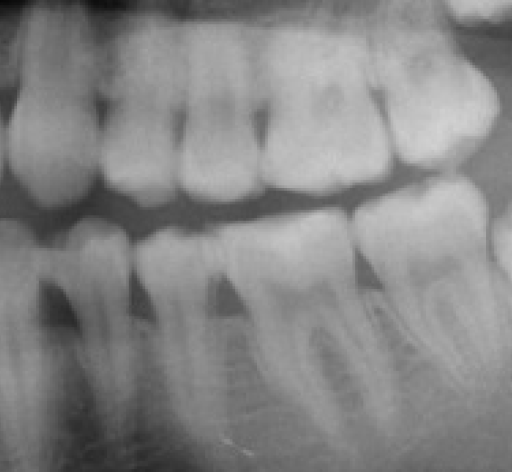
#> input picture dental-detection/teeth_sample.png, 512 x 472 px, found by its file name
$ python main.py
#> lines starting #> are read from the running program, lines starting #| are printed output that depends on the picture
import cv2
import numpy as np
from scipy.signal import find_peaks
from scipy.ndimage import gaussian_filter1d
from scipy.interpolate import UnivariateSpline
import matplotlib.pyplot as plt
from scipy.optimize import fsolve

def get_user_input(prompt):
    while True:
        try:
            value = int(input(prompt))
            if value > 0:
                return value
            else:
                print("Please enter a positive integer.")
        except ValueError:
            print("Invalid input. Please enter a positive integer.")

def enhance_image(image_path):
    image = cv2.imread(image_path, cv2.IMREAD_GRAYSCALE)
    if image is None:
        print(f"Error: Unable to load image from path: {image_path}")
        return None
    clahe = cv2.createCLAHE(clipLimit=2.0, tileGridSize=(8, 8))
    return clahe.apply(image)

def detect_gap_lines(enhanced_image, window_width, step_size):
    num_windows = (enhanced_image.shape[1] - window_width) // step_size + 1
    gap_lines = []

    for i in range(num_windows):
        start_x = i * step_size
        end_x = start_x + window_width
        window = enhanced_image[:, start_x:end_x]

        vertical_profile = np.sum(window, axis=1)
        smoothed_profile = gaussian_filter1d(vertical_profile, sigma=5)

        minima, _ = find_peaks(-smoothed_profile, distance=10)

        if minima.size > 0:
            significant_minima = minima[np.argmin(smoothed_profile[minima])]
            gap_lines.append((start_x + window_width // 2, significant_minima))

    return gap_lines

def plot_gap_lines(enhanced_image, gap_lines):
    plt.figure(figsize=(10, 10))
    plt.imshow(enhanced_image, cmap='gray')
    for x, _ in gap_lines:
        plt.axvline(x=x, color='b', linestyle='--', linewidth=2)

def fit_and_plot_smooth_curve(gap_lines, enhanced_image):
    gap_x, gap_y = zip(*gap_lines)
    spline = UnivariateSpline(gap_x, gap_y, s=1)
    smooth_curve_x = np.arange(0, enhanced_image.shape[1])
    smooth_curve_y = spline(smooth_curve_x)
    plt.plot(smooth_curve_x, smooth_curve_y, 'g-', linewidth=2, label='Smooth Curve')
    plt.title('Gap Valley Detection with Smooth Curve')
    plt.legend()
    return spline

def calculate_window_means(enhanced_image, spline, window_height):
    upper_window_means = []
    lower_window_means = []

    for x in range(enhanced_image.shape[1]):
        y = int(spline(x))

        upper_window_start = max(0, y - window_height // 2)
        upper_window_end = min(enhanced_image.shape[0], y + window_height // 2)
        upper_window = enhanced_image[0:upper_window_start, x]
        upper_window_mean = np.mean(upper_window)
        upper_window_means.append(upper_window_mean)

        lower_window_start = min(enhanced_image.shape[0], y + window_height // 2)
        lower_window_end = enhanced_image.shape[0]
        lower_window = enhanced_image[lower_window_start:lower_window_end, x]
        lower_window_mean = np.mean(lower_window)
        lower_window_means.append(lower_window_mean)

    return upper_window_means, lower_window_means

def detect_and_plot_minima(smoothed_means, num_teeth, color, label):
    minima, _ = find_peaks(-np.array(smoothed_means), distance=10)
    valid_minima = []
    for minimum in minima:
        if minimum > 1 and minimum < len(smoothed_means) - 2:
            if smoothed_means[minimum - 1] > smoothed_means[minimum] < smoothed_means[minimum + 1]:
                if smoothed_means[minimum - 2] > smoothed_means[minimum - 1] and smoothed_means[minimum + 1] < smoothed_means[minimum + 2]:
                    valid_minima.append(minimum)
    if valid_minima:
        sorted_minima = np.array(valid_minima)[np.argsort(np.array(smoothed_means)[valid_minima])]
        lowest_minima = sorted_minima[:num_teeth]
        plt.plot(lowest_minima, np.array(smoothed_means)[lowest_minima], color + 'o', label=label)
    return lowest_minima

def plot_intensity_maps(smoothed_upper_window_means, smoothed_lower_window_means):
    plt.figure(figsize=(10, 5))
    plt.plot(smoothed_upper_window_means, label='Upper Window Mean Intensity', color='r')
    plt.plot(smoothed_lower_window_means, label='Lower Window Mean Intensity', color='b')
    plt.title('Average Intensity Maps for Upper and Lower Windows')
    plt.xlabel('X-axis (Width of Image)')
    plt.ylabel('Average Intensity')
    plt.legend()

def perpendicular_slope(spline, x):
    tangent_slope = spline.derivative()(x)
    if tangent_slope != 0:
        return -1 / tangent_slope
    else:
        return float('inf')

def find_intersection(spline, x, y, perp_slope):
    def f(xi):
        return spline(xi) - (y + perp_slope * (xi - x))
    return f

def plot_minima_and_perpendicular_lines(enhanced_image, spline, lowest_upper_minima, lowest_lower_minima, window_height):
    plt.figure(figsize=(10, 10))
    plt.imshow(enhanced_image, cmap='gray')
    smooth_curve_x = np.arange(0, enhanced_image.shape[1])
    smooth_curve_y = spline(smooth_curve_x)
    plt.plot(smooth_curve_x, smooth_curve_y, 'g-', linewidth=2, label='Smooth Curve')

    for x in lowest_upper_minima:
        y = int(spline(x))
        upper_window_start = max(0, y - window_height // 2)
        upper_window_end = min(enhanced_image.shape[0], y + window_height // 2)
        upper_window = enhanced_image[0:upper_window_start, x]
        upper_window_mean = np.mean(upper_window)
        plt.plot(x, upper_window_mean, 'ro')

        perp_slope = perpendicular_slope(spline, x)
        intersection_x = fsolve(find_intersection(spline, x, upper_window_mean, perp_slope), x)[0]
        intersection_y = spline(intersection_x)
        end_y = 0
        end_x = (end_y - intersection_y) / perp_slope + intersection_x
        plt.plot([intersection_x, end_x], [intersection_y, end_y], 'r-')

    for x in lowest_lower_minima:
        y = int(spline(x))
        lower_window_start = min(enhanced_image.shape[0], y + window_height // 2)
        lower_window_end = enhanced_image.shape[0]
        lower_window = enhanced_image[lower_window_start:lower_window_end, x]
        lower_window_mean = np.mean(lower_window)
        flipped_y = 2 * y - lower_window_mean
        plt.plot(x, flipped_y, 'bo')

        perp_slope = perpendicular_slope(spline, x)
        intersection_x = fsolve(find_intersection(spline, x, flipped_y, perp_slope), x)[0]
        intersection_y = spline(intersection_x)
        end_y = enhanced_image.shape[0]
        end_x = (end_y - intersection_y) / perp_slope + intersection_x
        plt.plot([intersection_x, end_x], [intersection_y, end_y], 'b-')

    plt.title('Enhanced Image with Detected Gaps and Minima Points')
    plt.legend()

def main():
    image_path = '..\\dental-detection\\teeth_sample.png'
    enhanced_image = enhance_image(image_path)
#> in enhance_image, image is the input picture: shape (472, 512); min 6, max 211, mean 133.6
#> in enhance_image, `return clahe.apply(image)`:
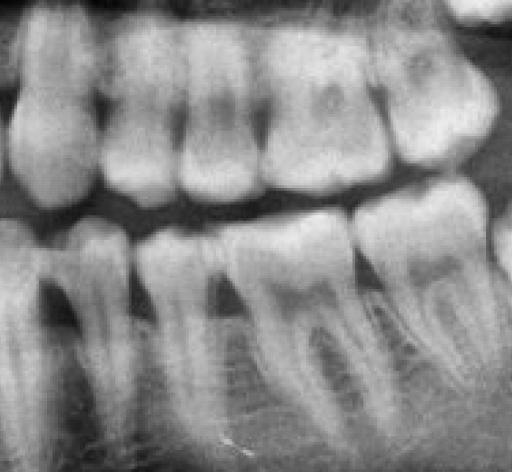
#> returned value: shape (472, 512); min 3, max 238, mean 139.3
    if enhanced_image is None:
        return

    window_width = get_user_input("Enter the width of the sliding window (Gap Valley Detection): ")
#> the loop in get_user_input, `while True:` made 1 pass; the answer given on pass 1: 100
    step_size = window_width // 2
    gap_lines = detect_gap_lines(enhanced_image, window_width, step_size)
#> the loop in detect_gap_lines, `for i in range(num_windows):` made 9 passes
#> (minima, significant_minima) on passes 1 to 9: ([94, 212, 318], 212), ([105, 212, 308], 212), ([113, 214, 305], 214), ([116, 213, 304, 392], 213), ([113, 208, 302], 208), ([110, 201, 297], 201), ([103, 196, 289], 196), ([91, 182, 277], 182), ([30, 171, 268], 171)
#> pass 1, in detect_gap_lines, `window = enhanced_image[:, start_x:end_x]`:
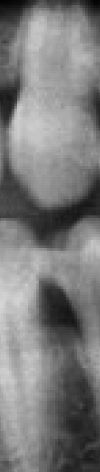
#> window: shape (472, 100); min 3, max 214, mean 123.5
#> pass 2, in detect_gap_lines, `window = enhanced_image[:, start_x:end_x]`:
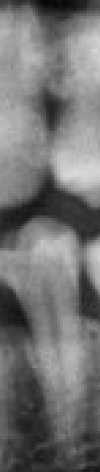
#> window: shape (472, 100); min 5, max 218, mean 114.5
#> pass 3, in detect_gap_lines, `window = enhanced_image[:, start_x:end_x]`:
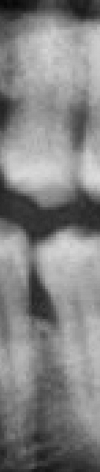
#> window: shape (472, 100); min 6, max 219, mean 130.9
#> after the loop in detect_gap_lines, `for i in range(num_windows):`: gap_lines = [(50, 212), (100, 212), (150, 214), (200, 213), (250, 208), (300, 201), (350, 196), (400, 182), (450, 171)]
    plot_gap_lines(enhanced_image, gap_lines)
#> the loop in plot_gap_lines, `for x, _ in gap_lines:` made 9 passes
#> x on passes 1 to 9: 50, 100, 150, 200, 250, 300, 350, 400, 450
    spline = fit_and_plot_smooth_curve(gap_lines, enhanced_image)
#> in fit_and_plot_smooth_curve, `gap_x, gap_y = zip(*gap_lines)`: gap_x = (50, 100, 150, 200, 250, 300, 350, 400, 450); gap_y = (212, 212, 214, 213, 208, 201, 196, 182, 171)
#> in fit_and_plot_smooth_curve, `smooth_curve_y = spline(smooth_curve_x)`: smooth_curve_y = 512 values, max 213.6 at index 160, min 170.5 at index 461, mean 199.9

    window_height = get_user_input("Enter the height of the sliding window (Tooth Isolation): ")
    upper_window_means, lower_window_means = calculate_window_means(enhanced_image, spline, window_height)
#> the loop in calculate_window_means, `for x in range(enhanced_image.shape[1]):` made 512 passes
#> (upper_window_mean, lower_window_mean) on passes 1 to 3: (80.57, 169.5), (74.65, 172.4), (74.65, 172.4)
#> after the loop in calculate_window_means, `for x in range(enhanced_image.shape[1]):`: lower_window_means = 512 values, max 174.2 at index 4, min 70.17 at index 72, mean 132.6; upper_window_means = 512 values, max 180.8 at index 306, min 71.36 at index 4, mean 147.5

    num_upper_teeth = get_user_input("Enter the number of teeth on the upper side: ")
    num_lower_teeth = get_user_input("Enter the number of teeth on the lower side: ")

    smoothed_upper_window_means = gaussian_filter1d(upper_window_means, sigma=2)
#> smoothed_upper_window_means = 512 values, max 179.9 at index 306, min 73.54 at index 4, mean 147.5
    smoothed_lower_window_means = gaussian_filter1d(lower_window_means, sigma=2)
#> smoothed_lower_window_means = 512 values, max 173.2 at index 4, min 70.77 at index 71, mean 132.6

    plot_intensity_maps(smoothed_upper_window_means, smoothed_lower_window_means)

    lowest_upper_minima = detect_and_plot_minima(smoothed_upper_window_means, num_upper_teeth, 'r', 'Upper Minima')
#> in detect_and_plot_minima, `minima, _ = find_peaks(-np.array(smoothed_means), distance=10)`: minima = [4, 66, 100, 179, 225, 260, 315, 335, 373, 383, 415, 462]
#> the loop in detect_and_plot_minima, `for minimum in minima:` made 12 passes
#> minimum on passes 1 to 12: 4, 66, 100, 179, 225, 260, 315, 335, 373, 383, 415, 462
#> after the loop in detect_and_plot_minima, `for minimum in minima:`: valid_minima has the same summary as minima
#> in detect_and_plot_minima, `sorted_minima = np.array(valid_minima)[np.argsort(np.array(smoothed_me..`: sorted_minima = [4, 100, 260, 179, 383, 373, 225, 66, 462, 415, 335, 315]
#> in detect_and_plot_minima, `lowest_minima = sorted_minima[:num_teeth]`: lowest_minima = [4, 100, 260]
#> lowest_upper_minima = [4, 100, 260]
    lowest_lower_minima = detect_and_plot_minima(smoothed_lower_window_means, num_lower_teeth, 'b', 'Lower Minima')
#> the loop in detect_and_plot_minima (call 2), `for minimum in minima:` made 13 passes
#> minimum on passes 1 to 12: 19, 71, 139, 231, 283, 326, 344, 359, 380, 397, 409, 446
#> lowest_lower_minima = [71, 139, 231]
    plt.show()
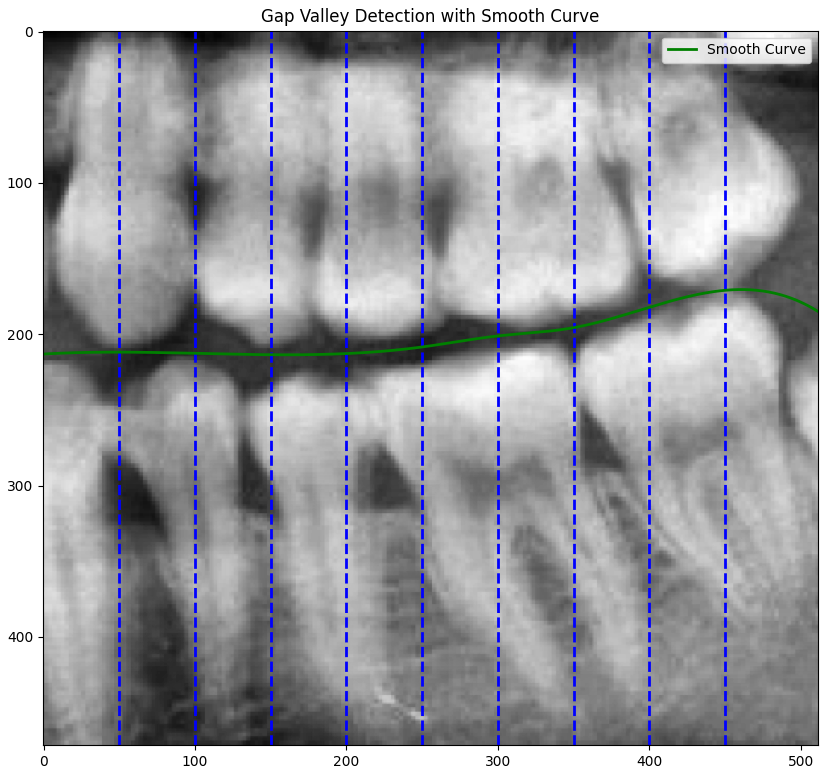
#> figure drawn by matplotlib, 1 panel
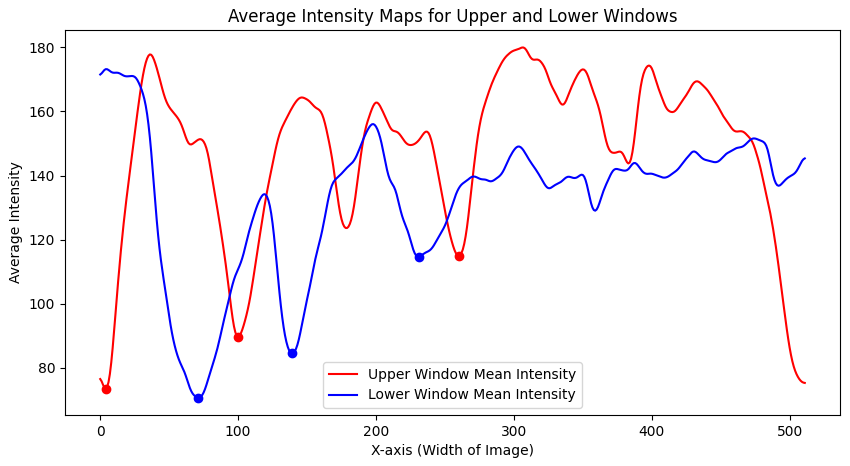
#> figure drawn by matplotlib, 1 panel; curve peaks at x = 306, y = 179.9; curve peaks at x = 4, y = 173.2

    plot_minima_and_perpendicular_lines(enhanced_image, spline, lowest_upper_minima, lowest_lower_minima, window_height)
#> the loop in plot_minima_and_perpendicular_lines, `for x in lowest_upper_minima:` made 3 passes
#> (x, y, upper_window_start, upper_window_end, upper_window_mean, tangent_slope in perpendicular_slope, perp_slope, intersection_x) on passes 1 to 3: (4, 212, 162, 262, 71.36, -0.0512, 19.54, 11.22), (100, 212, 162, 262, 87.97, 0.0234, -42.79, 97.09), (260, 206, 156, 256, 114.2, -0.152, 6.59, 273.7)
#> the loop in plot_minima_and_perpendicular_lines, `for x in lowest_lower_minima:` made 3 passes
#> (x, y, lower_window_start, lower_window_mean, flipped_y, tangent_slope in perpendicular_slope, perp_slope, intersection_x) on passes 1 to 3: (71, 212, 262, 70.51, 353.5, 0.0153, -65.21, 73.17), (139, 213, 263, 83.75, 342.3, 0.0144, -69.4, 140.9), (231, 210, 260, 113.9, 306.1, -0.0966, 10.35, 221.9)
    plt.show()
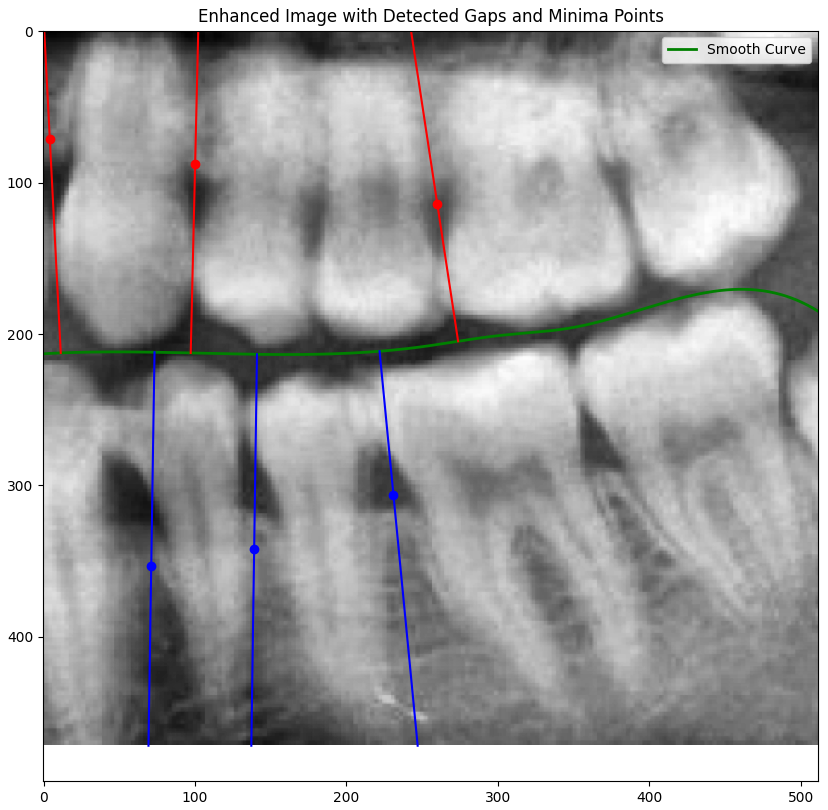
#> figure drawn by matplotlib, 1 panel

if __name__ == "__main__":
    main()
